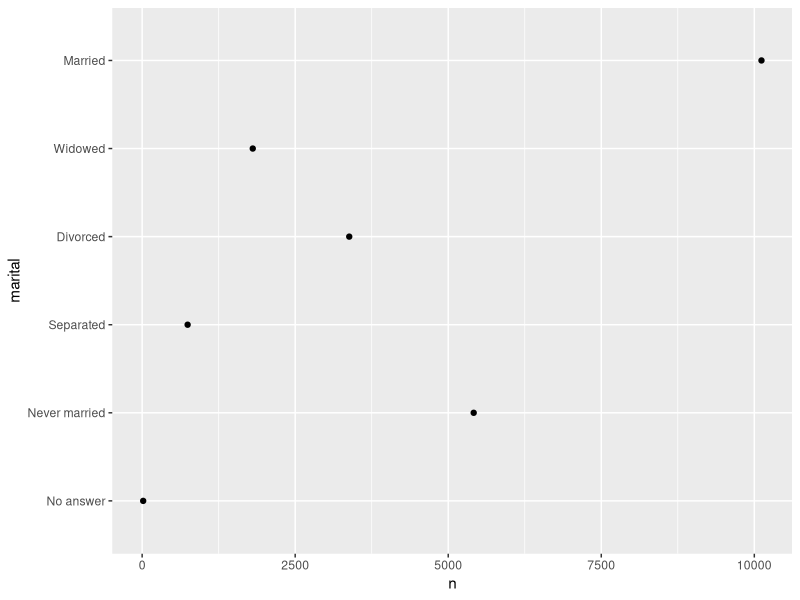
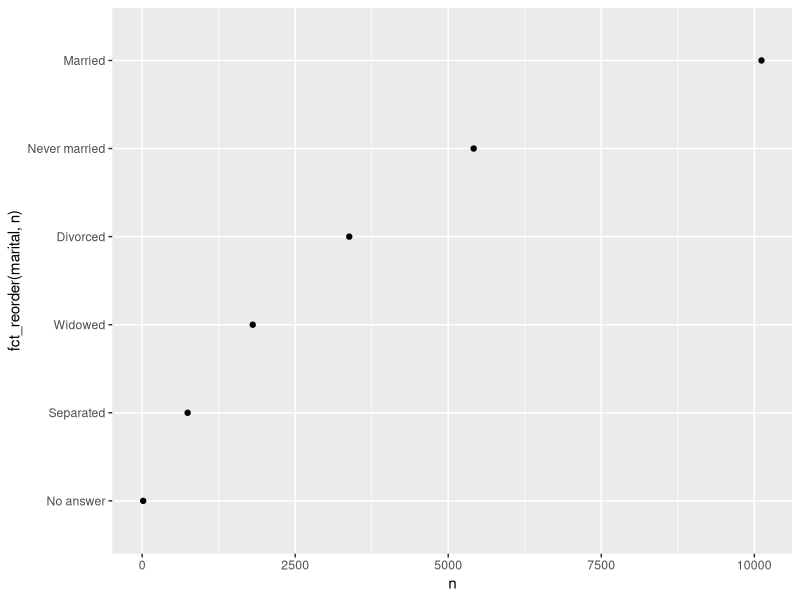

The R script that drew these images, in order: (Note: this script raises an error after producing the figures.)
library(tidyverse)






gss_cat %>% count(marital) %>% ggplot(aes(x = n, y = marital)) +
  geom_point()

gss_cat %>% count(marital) %>% ggplot(aes(x = n, y = fct_reorder(marital, n))) + geom_point()

ggplot(relig_summary, 
       aes(x = tvhours, 
           y = fct_relevel(relig, "Don't know", after=0))) +
  geom_point()

ggplot(relig_summary, 
       aes(x=tvhours, 
           y = fct_reorder(relig, tvhours) %>%
             fct_relevel("Don't know", after=0))) + 
  geom_point()

gss_cat %>%
  count(partyid) %>%
  ggplot(aes(x=n, 
             y = fct_reorder(partyid, n) %>% 
               fct_relevel("No answer", after=0) %>%
               fct_relevel("Independent", after=1))) + 
  geom_point()

gss_cat %>%
  mutate(marital = fct_infreq(marital) %>% 
           fct_rev()) %>%
  ggplot(aes(marital)) +
  geom_bar()

gss_cat %>% ggplot(aes(race %>% fct_infreq() %>% fct_rev())) + geom_bar()

gss_cat %>% 
  drop_na(tvhours) %>% 
  group_by(partyid) %>%
  summarise(meantv=mean(tvhours)) %>%
  ggplot(aes(x=meantv, y=fct_reorder(partyid, meantv)))+
  geom_point()

gss_cat %>%
  drop_na(tvhours) %>%
  mutate(partyidnew = fct_recode(partyid,
                                 "Republican, strong"    = "Strong republican",
                                 "Republican, weak"      = "Not str republican",
                                 "Independent, near rep" = "Ind,near rep",
                                 "Independent, near dem" = "Ind,near dem",
                                 "Democrat, weak"        = "Not str democrat",
                                 "Democrat, strong"      = "Strong democrat",
                                 "Other"                 = "No answer",
                                 "Other"                 = "Don't know",
                                 "Other"                 = "Other party")) %>%    
  group_by(partyidnew) %>%
  summarise(meantvhours = mean(tvhours)) %>%
  ggplot(aes(x=meantvhours, 
             y=fct_reorder(partyidnew, meantvhours))) +
  geom_point()

gss %>% 
  drop_na(health) %>%
  mutate(health2 = fct_recode(health, 
                              "Other" = "DK", 
                              "Excellent" = "EXCELLENT", 
                              "Not that ok" = "FAIR", 
                              "Good" = "GOOD", 
                              "No idea" = "IAP", 
                              "Not good at all" = "POOR")) %>%
  count(health2)

gss_cat %>%
  mutate(partyidnew = fct_collapse(partyid,
                                   other = c("No answer", "Don't know", "Other party"),
                                   rep = c("Strong republican", "Not str republican"),
                                   ind = c("Ind,near rep", "Independent", "Ind,near dem"),
                                   dem = c("Not str democrat", "Strong democrat")
  )) %>%
  count(partyidnew)

gss %>%
  mutate(wrkstatnew = fct_collapse(wrkstat,
                                   Working = c("KEEPING HOUSE", "WORKING FULLTIME", "WORKING PARTTIME"),
                                   `Not Working` = c("TEMP NOT WORKING", "UNEMPL LAID OFF"),
                                   Studying = c("SCHOOL"),
                                   Other = c("OTHER", "RETIRED")
  )) %>%
  count(wrkstatnew)

gss_cat %>%
  mutate(relignew = fct_lump(relig, 5)) %>%
  count(relignew)


